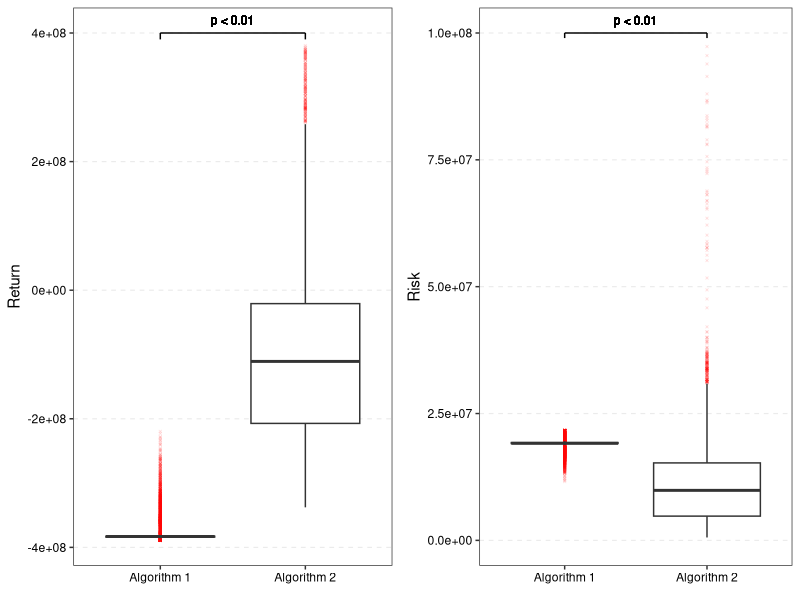

Recreate this plot in R.
library(tidyverse)
library(gridExtra)
library(ggpubr)

setwd(".")
alg1 <- read.csv("../../results/alg1/alg1_data_test.csv")
alg2 <- read.csv("../../results/alg2/alg2_data_test.csv")

alg1$Algorithm <- "Algorithm 1"
alg2$Algorithm <- "Algorithm 2"

df <- bind_rows(alg1, alg2)

return_plot <- ggplot(df, aes(Algorithm, Return)) + geom_boxplot(outlier.alpha = 0.1,
                                                  outlier.colour = "red",
                                                  outlier.shape = 4,
                                                  outlier.size = 0.5)
return_plot <- return_plot + xlab(element_blank())
return_plot <- return_plot + geom_line(data = tibble(x = c(1, 2), y = c(4*10^8, 4*10^8)),
                                       aes(x = x, y = y))

return_plot <- return_plot + geom_line(data = tibble(x = c(1, 1), y = c(4*10^8, 3.9*10^8)),
                                       aes(x = x, y = y))

return_plot <- return_plot + geom_line(data = tibble(x = c(2, 2), y = c(4*10^8, 3.9*10^8)),
                                       aes(x = x, y = y))

return_plot <- return_plot + geom_text(x = 1.5, y = 4.2*10^8, label = "p < 0.01", size = 3, face = "plain", family = "") + theme_bw()

return_plot <- return_plot +
  theme(panel.grid.major.x = element_blank()) +
  theme(panel.grid.major.y = element_line(linetype = 2, size = 0.4), panel.grid.minor.y = element_blank()) +
  theme(axis.text.x = element_text(colour = "black"), axis.text.y = element_text(colour = "black"))

risk_plot <- ggplot(df, aes(Algorithm, Risk)) + geom_boxplot(outlier.alpha = 0.1,
                                                outlier.colour = "red",
                                                outlier.shape = 4,
                                                outlier.size = 0.5) + scale_y_continuous(limits = c(0, 100000000)) + theme_bw() +
                                                theme(panel.grid.major.x = element_blank()) + theme(panel.grid.major.y = element_line(linetype = 2, size = 0.4),
                                                                                                    panel.grid.minor.y = element_blank()) +
  theme(axis.text.x = element_text(colour = "black"), axis.text.y = element_text(colour = "black"))

risk_plot <- risk_plot + xlab(element_blank())

risk_plot <- risk_plot + geom_line(data = tibble(x = c(1, 2), y = c(1*10^8, 1*10^8)),
                                   aes(x = x, y = y))

risk_plot <- risk_plot + geom_line(data = tibble(x = c(1, 1), y = c(1*10^8, 9.9*10^7)),
                                   aes(x = x, y = y))

risk_plot <- risk_plot + geom_line(data = tibble(x = c(2, 2), y = c(1*10^8, 9.9*10^7)),
                                   aes(x = x, y = y))

risk_plot <- risk_plot + geom_text(x = 1.5, y = 1.025*10^8, label = "p < 0.01", size = 3, face = "plain", family = "") + theme_bw()

risk_plot <- risk_plot +
  theme(panel.grid.major.x = element_blank()) +
  theme(panel.grid.major.y = element_line(linetype = 2, size = 0.4), panel.grid.minor.y = element_blank()) +
  theme(axis.text.x = element_text(colour = "black"), axis.text.y = element_text(colour = "black"))

pdf("../../figures/boxplot.pdf", width = 10, height = 4)
grid.arrange(return_plot, risk_plot, ncol = 2)
dev.off()